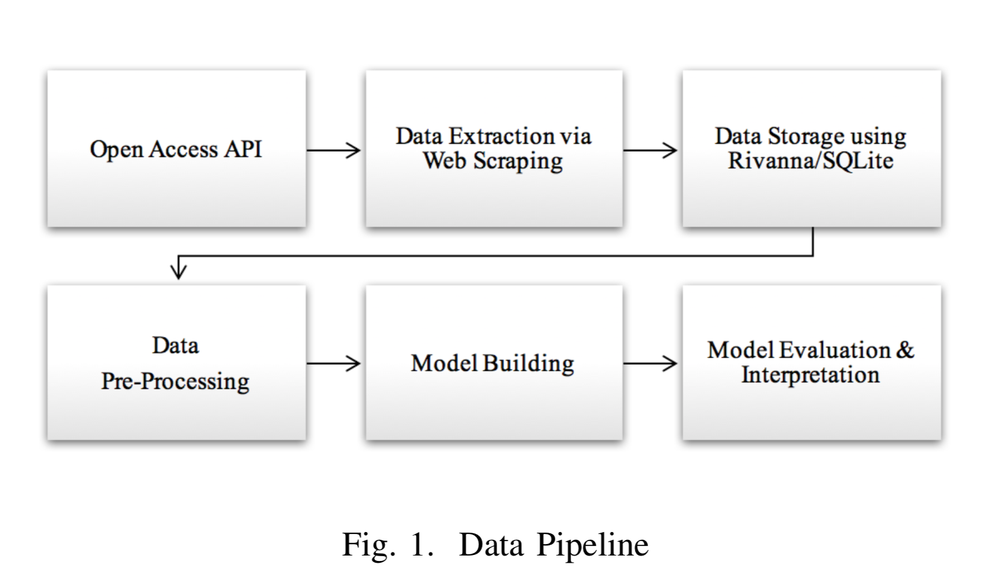
#> input picture pipe.png, 1000 x 579 px, shrunk from 1662 x 962 before the run, given in place of image3.jpg, which was not available
$ jupyter execute --allow-errors image_segmentation.ipynb   (text cells are left out)
#> lines starting #> are read from the running program, lines starting #| are printed output that depends on the picture; after the words box and inside, x2 and y2 are one past the last pixel; in counts of white or black regions, pixels touching at a corner belong together; pictures that were not available may be replaced by others from this repository, and a replacement may not be noted
[cell 1]
#Introduction to Image Segmentation with K-Means clustering

[cell 2]
import os
import glob
import numpy as np
import pandas as pd
from PIL import Image
import random

[cell 3]
import cv2
import matplotlib.pyplot as plt

[cell 4]
original_image = cv2.imread("/Users/su/Desktop/image-segmentation-tutorial/image3.jpg")
#> original_image is the input picture: shape (579, 1000, 3); mean B, G, R 244.1, 244.1, 244.1
#original_image = cv2.imread("/Users/su/Desktop/main-image.jpeg")

[cell 5]
img=cv2.cvtColor(original_image,cv2.COLOR_BGR2RGB)

[cell 6]
vectorized = img.reshape((-1,3))

[cell 7]
vectorized = np.float32(vectorized)

[cell 8]
criteria = (cv2.TERM_CRITERIA_EPS + cv2.TERM_CRITERIA_MAX_ITER, 10, 1.0)

[cell 9]
K = 4
attempts=10
ret,label,center=cv2.kmeans(vectorized,K,None,criteria,attempts,cv2.KMEANS_PP_CENTERS)
#> ret = 107830980.4; center = [[254.9, 254.9, 254.9], [39.95, 37.48, 40.38], [161.6, 161.4, 161.3], [230.8, 230.9, 230.8]]

[cell 10]
center = np.uint8(center)
#> center = [[254, 254, 254], [39, 37, 40], [161, 161, 161], [230, 230, 230]]

[cell 11]
res = center[label.flatten()]
result_image = res.reshape((img.shape))

[cell 12]
figure_size = 15
plt.figure(figsize=(figure_size,figure_size))
plt.subplot(1,2,1),plt.imshow(img)
plt.title('Original Image'), plt.xticks([]), plt.yticks([])
figure_size = 15
plt.subplot(1,2,2),plt.imshow(result_image)
plt.title('Segmented Image when K = %i' % K), plt.xticks([]), plt.yticks([])
plt.show()
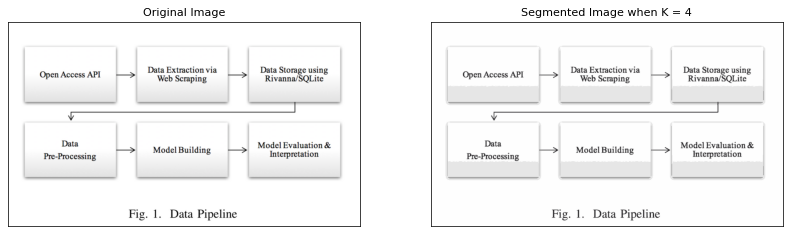
#> figure drawn by matplotlib, 2 panels

[cell 13]
edges = cv2.Canny(img,150,200)
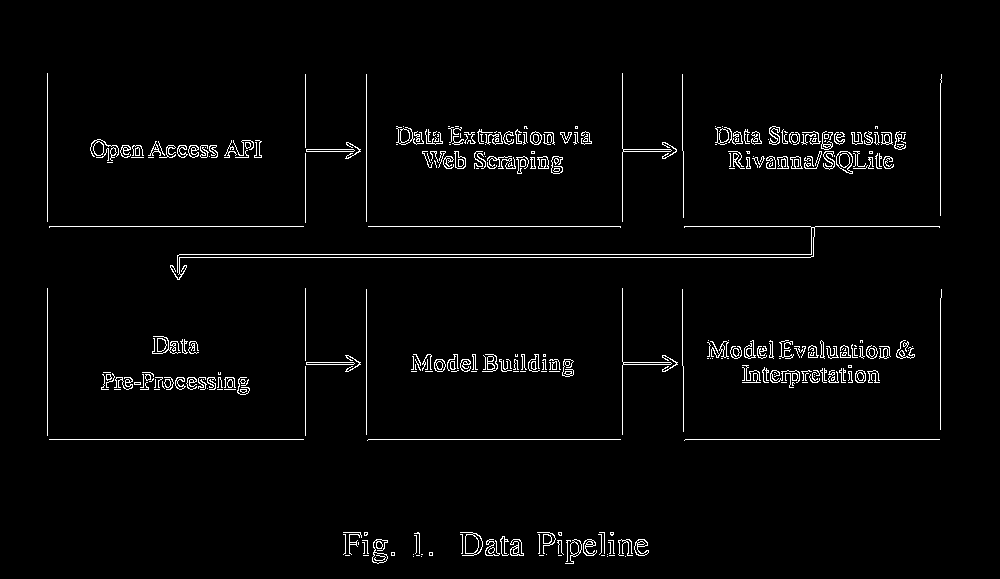
#> edges: shape (579, 1000); 2.6% white in thin lines or dots, all inside (x1, y1, x2, y2) = (47, 73, 942, 564)
plt.figure(figsize=(figure_size,figure_size))
plt.subplot(1,2,1),plt.imshow(img)
plt.title('Original Image'), plt.xticks([]), plt.yticks([])
plt.subplot(1,2,2),plt.imshow(edges,cmap = 'gray')
plt.title('Edge Image'), plt.xticks([]), plt.yticks([])
plt.show()
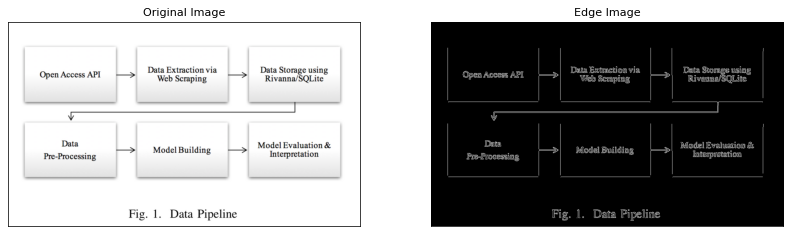
#> figure drawn by matplotlib, 2 panels
